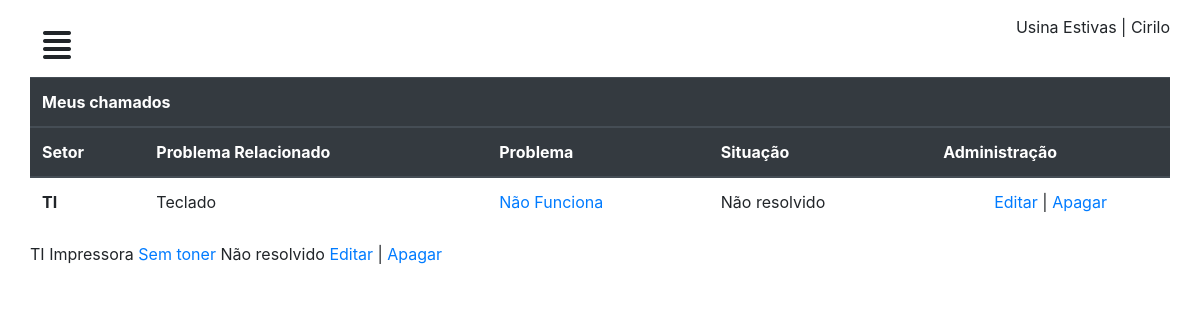
The page /perfil/ (signed in) on the database its author committed.
### chamados/models.py (models this page shows, shortened)
class CustomUser (AbstractUser):
	matricula = models.CharField('matricula', max_length=11)
	apelido = models.CharField('apelido', max_length=50)

class Chamado(models.Model):
	setor = models.CharField('Setor', max_length=50)
	problema = models.TextField('problema')
	situacao = models.IntegerField('situacao', default=1)
	user = models.ForeignKey(CustomUser, on_delete=models.CASCADE)
	relacao = models.ForeignKey(ProblemaRelacionado, on_delete=models.CASCADE)

class ProblemaRelacionado(models.Model):
	relacao = models.CharField('problema relacionado', max_length=50)
	def __str__(self):
		return self.relacao

### chamados/views.py (the view)
# urls.py: path('perfil/', perfil, name="perfil"),
@login_required
def perfil(request):
	chamados = Chamado.objects.filter(user=request.user)
	contexto = {
	'lista_chamado': chamados
	}
	return render(request, 'chamados.html', contexto)

### chamados/templates/chamados.html (shortened to what this page needs)
{% extends "baseperfil.html" %}
{% load static %}
{% block title %}
	<link rel="stylesheet" type="text/css" href="{% static 'css/mycall.css' %}" />
{% endblock %}
{% block conteudo %}
	<table class="table">
          <thead class="thead-dark">
            <tr>
              <th class="titleTable" colspan="5" scope="col">Meus chamados</th>
            </tr>
          </thead>
          <thead class="thead-dark">
            <tr>
              <th scope="col">Setor</th>
              <th scope="col">Problema Relacionado</th>
              <th scope="col">Problema</th>
              <th scope="col">Situação</th>
              <th scope="col">Administração</th>
            </tr>
          </thead>
          <tbody>
              <tr>
                {% for chamado in lista_chamado %}
                  <th scope="row">{{chamado.setor}}</th>
                  <td class="text-left">{{chamado.relacao}}</td>
                  <td class="text-left"><a href="#">{{chamado.problema}}</a></td>
                  <td class="text-left"> <span class="progressCall">{% if chamado.situacao == 1 %} Não resolvido {% else %} resolvido {% endif %}</span></td>
                  <td><a href="{% url 'editar' chamado.id %}">Editar</a> | <a href="{% url 'apagar' chamado.id %}">Apagar</a></td>
              </tr>
          </tbody>
        </table>
        {% empty %}
<p>Nenhum chamado cadastrado</p>
{% endfor %}
{% endblock %}

### chamados/templates/baseperfil.html (shortened to what this page needs)
<!DOCTYPE html>
{% load static %}
<html>
<head>
	{% block title %}
	{% endblock %}
	<link rel="stylesheet" type="text/css" href="{% static 'css/geral.css' %}" />
	<link rel="stylesheet" type="text/css" href="{% static 'bootstrap/css/bootstrap.min.css' %}" />
	<link rel="stylesheet" type="text/css" href="{% static 'css/dash.css' %}" />
	<link href="//netdna.bootstrapcdn.com/font-awesome/3.2.1/css/font-awesome.css" rel="stylesheet"/>
</head>
<body>
	<div id="wrapper">
		<div id="page-content-wrapper">
			<div class="container-fluid">
				<div class="row">
					<div class="col-lg-12">
						<a href="#" class="btn" id="menu-toggle"><i class="fas fa-align-justify"></i></a> <span class="float-right"> Usina Estivas | {{user.apelido}}</span>
						{% block conteudo %}
						{% endblock %}
					</div>
				</div>
			</div>
		</div>
	</div>
</body>
</html>

### chamados/static/css/mycall.css (style rules this page uses)
div#mycall .table th, td { text-align: center; }

### chamados/static/css/dash.css (style rules this page uses)
#page-content-wrapper { width: 100%; position: absolute; padding:15px; transition:all .5s; }
#menu-toggle { transition:all .3s; font-size:2em; }

### rows shown on the page
CustomUser: apelido "Cirilo"
Chamado: setor "TI", relacao "Teclado", problema "Não Funciona", situacao "Não resolvido"
Chamado: setor "TI", relacao "Impressora", problema "Sem toner", situacao "Não resolvido"
